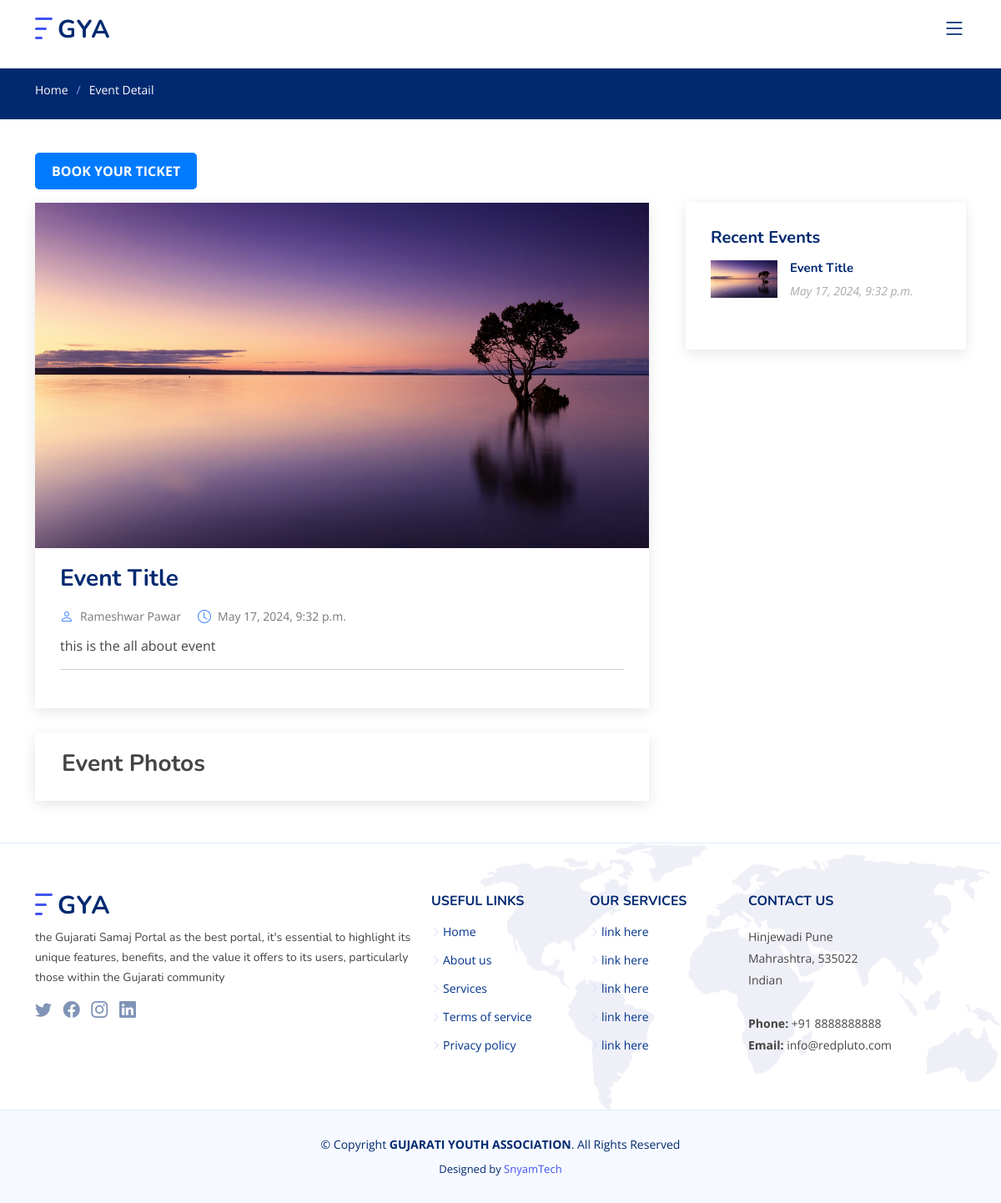
The page /web/event_details/1 on the database its author committed.
### AdminApp/models.py (models this page shows, shortened)
class Event(models.Model):
    STATUS_CHOICES = (
        ('upcoming', 'Upcoming '),
        ('active', 'Active'),
        ('completed', 'Completed'),
        ('canceled', 'Canceled'),
    )
    title = models.CharField(max_length=200)
    description = models.TextField()
    location = models.CharField(max_length=300)
    start_time = models.DateTimeField()
    end_time = models.DateTimeField()
    organizer =  models.CharField(max_length=100)
    status = models.CharField(max_length=10, choices=STATUS_CHOICES, default='upcoming')
    url = models.URLField(blank=True, null=True)
    ticket_price = models.IntegerField(default=0)
    is_publish=models.BooleanField(default=False)

class EventThumbnail(models.Model):
    event = models.OneToOneField("Event", on_delete=models.CASCADE)
    thumbnail = models.ImageField(upload_to="event_thumbnail/", help_text="Recommended Size 1280 x 720 (landscape)", blank=False, null=True)

### Website/views.py (the view)
# urls.py: path('event_details/<int:id>', event_details, name="admin_event_details"),
def event_details(request,id):
    latest_events = Event.objects.filter(is_publish=True).select_related('eventthumbnail').order_by('-start_time')[:10]
    event_details = get_object_or_404(Event, id=id)
    event_images_or_brochure=EventImagesBrochure.objects.filter(event=event_details)
    return render(request, "website_event_details.html", {"letest_events":latest_events,"event_details": event_details,"event_images_or_brochure":event_images_or_brochure})

### AdminApp/views.py (called while the page is built)
def commitee_year_for_webiste_base(request):
    commitee_year = ComiteeYear.objects.select_related()
    return {
        'commitee_year': commitee_year,
    }

### Website/templates/website_event_details.html (shortened to what this page needs)
  {% extends "website_base.html" %}
  {% block headlinks %}
<link rel="stylesheet" href="https://cdn.jsdelivr.net/npm/uikit@3.20.8/dist/css/uikit.min.css" />
{% endblock headlinks %}
  {% block content %}
  <main id="main">
    <section class="breadcrumbs">
      <div class="container">
        <ol>
                          <li><a href="{% url "user_dashboard" %}">Home</a></li>
          <li>Event Detail</li>
        </ol>
      </div>
    </section>
    <section id="blog" class="blog">
      <div class="container" data-aos="fade-up">
        <div class="row">
          <div class="col-lg-12 mb-3">
            <a href="{% url "user_event_ticket_prices" event_details.id %}" class="ticket_booking">Book Your Ticket</a>
          </div>
          <div class="col-lg-8 entries">
            <article class="entry entry-single">
              <div class="entry-img">
                <img src="{{event_details.eventthumbnail.thumbnail.url}}" alt="" class="img-fluid">
              </div>
              <h2 class="entry-title">
                <a href="">{{event_details.title}}</a>
              </h2>
              <div class="entry-meta">
                <ul>
                  <li class="d-flex align-items-center"><i class="bi bi-person"></i> <a href="">{{event_details.organizer}}</a></li>
                  <li class="d-flex align-items-center"><i class="bi bi-clock"></i> <a href=""><time datetime="{{event_details.start_time}}">{{event_details.start_time}}</time></a></li>
                </ul>
              </div>
              <div class="entry-content">
                <p>
                  {{ event_details.description }}
                </p>
                <hr>
              </div>
            </article>
            <div class="blog-author d-flex align-items-center">
              <div class="container">
                <h3><b>Event Photos</b></h3>
             </div>
            </div>
          </div>
          <div class="col-lg-4">
            <div class="sidebar">
              <h3 class="sidebar-title">Recent Events</h3>
              <div class="sidebar-item recent-posts">
                 {% for event in letest_events %}
                <div class="post-item clearfix">
                  <img src="{{event.eventthumbnail.thumbnail.url}}" alt="">
                  <h4><a href="{% url "website_event_details" event.id %}">{{event.title}}</a></h4>
                  <time datetime="2020-01-01">{{event.start_time}}</time>
                </div>
                 {% endfor %}
              </div>
              </div>
            </div>
          </div>
        </div>
    </section>
  </main>
  {% endblock content %}

### static/assets/css/style.css (style rules this page uses)
:root { scroll-behavior: smooth; }
body { font-family: "Open Sans", sans-serif; color: #444444; }
a { color: #4154f1; text-decoration: none; }
h1, h2, h3, h4, h5, h6 { font-family: "Nunito", sans-serif; }
section { padding: 60px 0; overflow: hidden; }
.breadcrumbs { padding: 15px 0; background: #012970; min-height: 40px; margin-top: 82px; color: #fff; }
.breadcrumbs ol { display: flex; flex-wrap: wrap; list-style: none; padding: 0 0 10px 0; margin: 0; font-size: 14px; }
.breadcrumbs ol a { color: #fff; transition: 0.3s; }
.breadcrumbs ol li+li { padding-left: 10px; }
.breadcrumbs ol li+li::before { display: inline-block; padding-right: 10px; color: #8894f6; content: "/"; }
.blog { padding: 40px 0 20px 0; }
.blog .entry { padding: 30px; margin-bottom: 60px; box-shadow: 0 4px 16px rgba(0, 0, 0, 0.1); }
.blog .entry .entry-img { max-height: 440px; margin: -30px -30px 20px -30px; overflow: hidden; }
.blog .entry .entry-title { font-size: 28px; font-weight: bold; padding: 0; margin: 0 0 20px 0; }
.blog .entry .entry-title a { color: #012970; transition: 0.3s; }
.blog .entry .entry-meta { margin-bottom: 15px; color: #4084fd; }
.blog .entry .entry-meta ul { display: flex; flex-wrap: wrap; list-style: none; align-items: center; padding: 0; margin: 0; }
.blog .entry .entry-meta ul li+li { padding-left: 20px; }
.blog .entry .entry-meta i { font-size: 16px; margin-right: 8px; line-height: 0; }
.blog .entry .entry-meta a { color: #777777; font-size: 14px; display: inline-block; line-height: 1; }
.blog .entry .entry-content p { line-height: 24px; }
.blog .entry-single { margin-bottom: 30px; }
.blog .blog-author { padding: 20px; margin-bottom: 30px; box-shadow: 0 4px 16px rgba(0, 0, 0, 0.1); }
.blog .sidebar { padding: 30px; margin: 0 0 60px 20px; box-shadow: 0 4px 16px rgba(0, 0, 0, 0.1); }
.blog .sidebar .sidebar-title { font-size: 20px; font-weight: 700; padding: 0 0 0 0; margin: 0 0 15px 0; color: #012970; position: relative; }
.blog .sidebar .sidebar-item { margin-bottom: 30px; }
.blog .sidebar .recent-posts img { width: 80px; float: left; }
.blog .sidebar .recent-posts h4 { font-size: 15px; margin-left: 95px; font-weight: bold; }
.blog .sidebar .recent-posts h4 a { color: #012970; transition: 0.3s; }
.blog .sidebar .recent-posts time { display: block; margin-left: 95px; font-style: italic; font-size: 14px; color: #aaaaaa; }

### Website/templates/website_base.html (style rules this page uses)
.container, .container-fluid, .container-lg, .container-md, .container-sm, .container-xl, .container-xxl { --bs-gutter-x: 1.5rem; --bs-gutter-y: 0; width: 100%; padding-right: calc(var(--bs-gutter-x) * .5); padding-left: calc(var(--bs-gutter-x) * .5); margin-right: auto; margin-left: auto }
@media (min-width:576px) { .container, .container-sm { max-width: 540px } }
@media (min-width:768px) { .container, .container-md, .container-sm { max-width: 720px } }
@media (min-width:992px) { .container, .container-lg, .container-md, .container-sm { max-width: 960px } }
@media (min-width:1200px) { .container, .container-lg, .container-md, .container-sm, .container-xl { max-width: 1140px } }
:root { --bs-breakpoint-xs: 0; --bs-breakpoint-sm: 576px; --bs-breakpoint-md: 768px; }

### Website/templates/website_event_details.html (style rules this page uses)
.ticket_booking { display: inline-block; padding: 10px 20px; background-color: #007bff; color: white; text-transform: uppercase; font-weight: bold; text-decoration: none; border-radius: 5px; transition: background-color 0.3s; }
.ticket_booking { animation: blinking 1.5s infinite; }

### rows shown on the page
Event: eventthumbnail.thumbnail (picture), title "Event Title", organizer "Rameshwar Pawar", start_time "May 17, 2024, 9:32 p.m.", description "this is the all about event"
